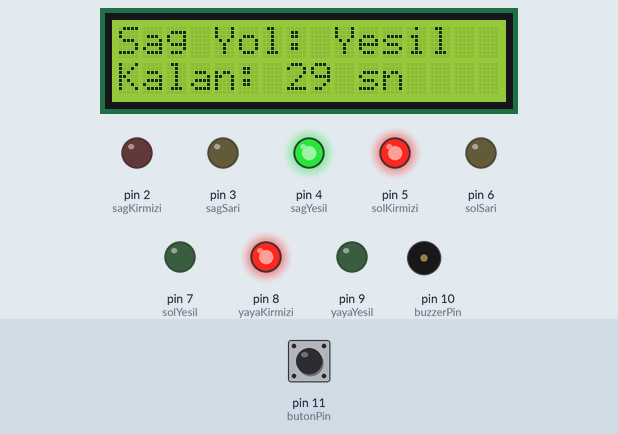
The sketch below on a simulated Arduino Uno, built with avr-gcc and run on an emulated ATmega328P. Shown: 16×2 character LCD, output pins drawn as LEDs (lit = HIGH), buzzer (waves = sounding). The test bench sets the inputs (shaded band); at power-on: pin 11 (butonPin) HIGH.

Above: at 2.7 s.
2.8 s: pin 11 (butonPin) pulled LOW for 0.15 s
At 3.3 s:
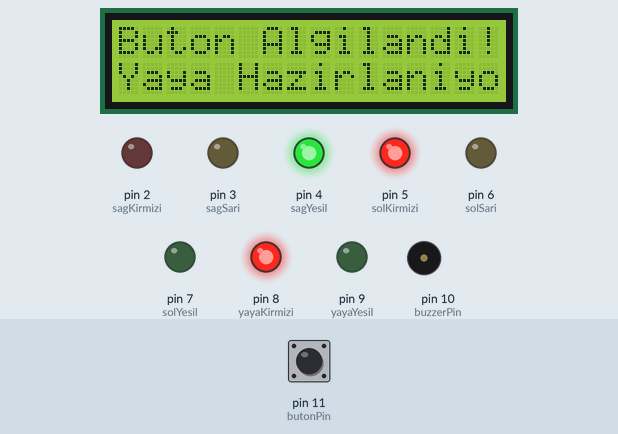
At 15.3 s:
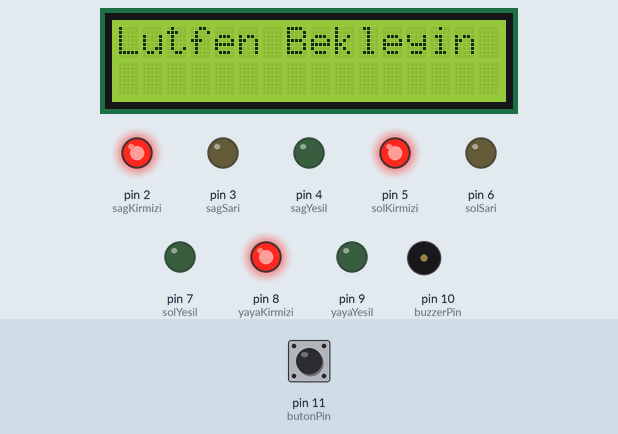
Timing chart, 0 to 47.9 s (numbered marks = the images above; inputs shaded):
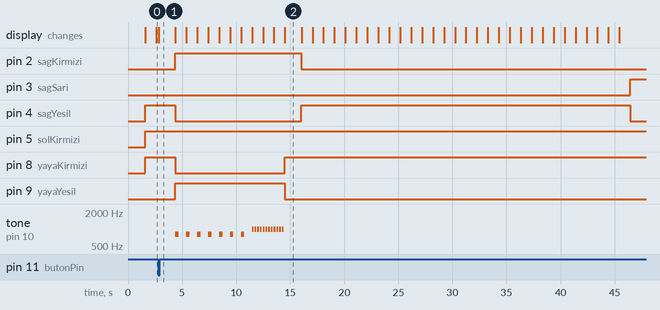

The sketch:

sketch.ino
```cpp
#include <Wire.h>
#include <LiquidCrystal_I2C.h>

// LCD Tanımlaması (Genelde adresi 0x27 olur)
LiquidCrystal_I2C lcd(0x27, 16, 2);

// Pin Tanımlamaları
// Sağ Yol Araçları
const int sagKirmizi = 2;
const int sagSari    = 3;
const int sagYesil   = 4;

// Sol Yol Araçları
const int solKirmizi = 5;
const int solSari    = 6;
const int solYesil   = 7;

// Yayalar
const int yayaKirmizi = 8;
const int yayaYesil   = 9;

// Çevre Birimleri
const int buzzerPin = 10;
const int butonPin  = 11;

// Buton kontrolü için değişken
volatile bool butonBasildi = false;

void setup() {
  // LED Çıkışları
  pinMode(sagKirmizi, OUTPUT);
  pinMode(sagSari, OUTPUT);
  pinMode(sagYesil, OUTPUT);

  pinMode(solKirmizi, OUTPUT);
  pinMode(solSari, OUTPUT);
  pinMode(solYesil, OUTPUT);

  pinMode(yayaKirmizi, OUTPUT);
  pinMode(yayaYesil, OUTPUT);

  pinMode(buzzerPin, OUTPUT);

  // Buton Girişi (Dahili Pull-Up direnci ile)
  pinMode(butonPin, INPUT_PULLUP);

  // LCD Başlatma
  lcd.init();
  lcd.backlight();
  lcd.clear();
  lcd.setCursor(0, 0);
  lcd.print("Sistem Basliyor");
  delay(1500);
}

void loop() {
  // ----------------------------------------------------------------
  // 1. AŞAMA: SAĞ YOL ARAÇLARI AKIYOR (30 Saniye)
  // ----------------------------------------------------------------
  sagYolGecisi();
  if (bekleVeButonKontrol(30, "Sag Yol: Yesil")) {
    yayaGecisFazi(); // Butona basıldıysa hemen yayaya geç
    return;
  }

  // Sağ yol sarı ışık
  sagYolSari();
  delay(2000);

  // ----------------------------------------------------------------
  // 2. AŞAMA: SOL YOL ARAÇLARI AKIYOR (30 Saniye)
  // ----------------------------------------------------------------
  solYolGecisi();
  if (bekleVeButonKontrol(30, "Sol Yol: Yesil")) {
    yayaGecisFazi(); // Butona basıldıysa hemen yayaya geç
    return;
  }

  // Sol yol sarı ışık
  solYolSari();
  delay(2000);

  // ----------------------------------------------------------------
  // 3. AŞAMA: OTOMATİK YAYA GEÇİŞİ (10 Saniye)
  // ----------------------------------------------------------------
  yayaGecisFazi();
}

// ================= YARDIMCI FONKSİYONLAR ================= //

void sagYolGecisi() {
  // Sağ Yeşil, Diğerleri Kırmızı
  digitalWrite(sagKirmizi, LOW);
  digitalWrite(sagSari, LOW);
  digitalWrite(sagYesil, HIGH);

  digitalWrite(solKirmizi, HIGH);
  digitalWrite(solSari, LOW);
  digitalWrite(solYesil, LOW);

  digitalWrite(yayaKirmizi, HIGH);
  digitalWrite(yayaYesil, LOW);
}

void sagYolSari() {
  digitalWrite(sagYesil, LOW);
  digitalWrite(sagSari, HIGH);
}

void solYolGecisi() {
  // Sol Yeşil, Diğerleri Kırmızı
  digitalWrite(sagKirmizi, HIGH);
  digitalWrite(sagSari, LOW);
  digitalWrite(sagYesil, LOW);

  digitalWrite(solKirmizi, LOW);
  digitalWrite(solSari, LOW);
  digitalWrite(solYesil, HIGH);

  digitalWrite(yayaKirmizi, HIGH);
  digitalWrite(yayaYesil, LOW);
}

void solYolSari() {
  digitalWrite(solYesil, LOW);
  digitalWrite(solSari, HIGH);
}

// Yayaların geçiş anı (Buzzer + LCD Geri Sayım)
void yayaGecisFazi() {
  // Tüm araçlar Kırmızı
  digitalWrite(sagKirmizi, HIGH);
  digitalWrite(sagSari, LOW);
  digitalWrite(sagYesil, LOW);

  digitalWrite(solKirmizi, HIGH);
  digitalWrite(solSari, LOW);
  digitalWrite(solYesil, LOW);

  // Yayalar Yeşil
  digitalWrite(yayaKirmizi, LOW);
  digitalWrite(yayaYesil, HIGH);

  lcd.clear();
  lcd.setCursor(0, 0);
  lcd.print("YAYALAR GECIYOR");

  // 10 Saniyelik Geri Sayım ve Buzzer
  for (int i = 10; i > 0; i--) {
    lcd.setCursor(0, 1);
    lcd.print("Sure: ");
    lcd.print(i);
    lcd.print(" sn  ");

    if (i <= 3) {
      // Son 3 saniye: Hızlı Bip Bip (Acele et uyarısı)
      tone(buzzerPin, 1000, 150);
      delay(250);
      tone(buzzerPin, 1000, 150);
      delay(250);
      tone(buzzerPin, 1000, 150);
      delay(250);
      tone(buzzerPin, 1000, 150);
      delay(250);
    } else {
      // Normal Bip sesi
      tone(buzzerPin, 800, 300);
      delay(1000);
    }
  }

  // Yaya süresi bitti
  digitalWrite(yayaYesil, LOW);
  digitalWrite(yayaKirmizi, HIGH);
  lcd.clear();
  lcd.setCursor(0, 0);
  lcd.print("Lutfen Bekleyin");
  delay(1500);
}

// delay() kullanmak yerine butonu dinleyen akıllı bekleme fonksiyonu
bool bekleVeButonKontrol(int saniye, String lcdMesaji) {
  lcd.clear();
  lcd.setCursor(0, 0);
  lcd.print(lcdMesaji);

  for (int i = saniye; i > 0; i--) {
    lcd.setCursor(0, 1);
    lcd.print("Kalan: ");
    lcd.print(i);
    lcd.print(" sn  ");

    // Her saniyeyi 10 parçaya bölüp butonu sık sık dinliyoruz
    for (int j = 0; j < 10; j++) {
      if (digitalRead(butonPin) == LOW) { // Butona basıldı!
        lcd.clear();
        lcd.setCursor(0, 0);
        lcd.print("Buton Algilandi!");
        lcd.setCursor(0, 1);
        lcd.print("Yaya Hazirlaniyor");
        delay(1500);
        return true; // Fonksiyondan erken çık ve yayayı başlat
      }
      delay(100);
    }
  }
  return false;
}
```

Measured:
- after the input at 2.8 s, pin 2 (sagKirmizi): LOW → HIGH after 1.6 s instead of 31.2 s; pin 4 (sagYesil): HIGH → LOW after 1.6 s instead of 29.2 s
